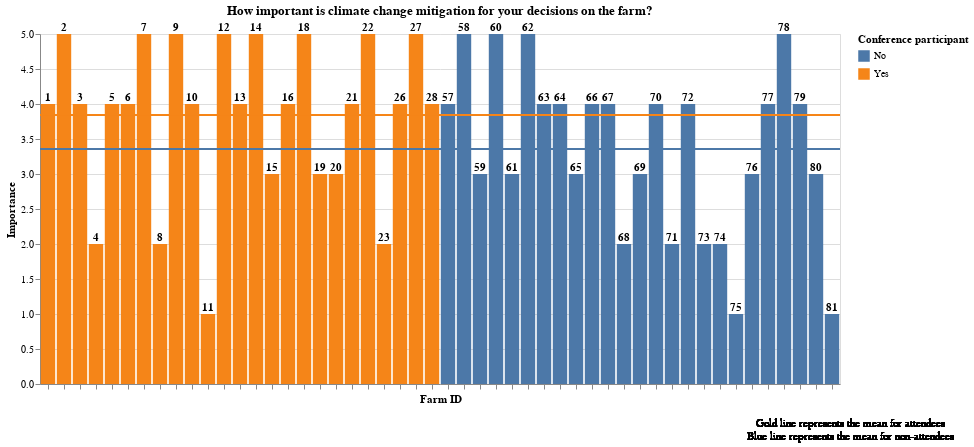

The cell this chart's notebook holds for it:
### Code cell
part_df['mean'] = part_df['CC_import'].mean()
nonpart_df['mean'] = nonpart_df['CC_import_nonpart'].mean()


chart1 = alt.Chart(part_df,title="How important is climate change mitigation for your decisions on the farm?").encode(
        y=alt.Y('CC_import',title="Importance"),
        x=alt.X('ego_id:N',title='Farm ID',axis=alt.Axis(labels=False)),
        
        text='ego_id'
        )

bars = chart1.mark_bar().encode(color='Conference participant')
text = chart1.mark_text(align='center',fontWeight='bold',dy=-6)
rule = alt.Chart(part_df).mark_rule().encode(y='mean:Q',color='Conference participant')
chart2 = alt.Chart(nonpart_df,title="How important is climate change mitigation for your decisions on the farm?").encode(
        y=alt.Y('CC_import_nonpart',title="Importance"),
        x=alt.X('ego_id_nonpart:N',title='Farm ID',axis=alt.Axis(labels=False)),
        
        text='ego_id_nonpart'
        )

bars2=chart2.mark_bar().encode(color='Conference participant')
text2 = chart2.mark_text(align='center',dy=-6,fontWeight='bold')
rule2 = alt.Chart(nonpart_df).mark_rule(color='purple').encode(y='mean:Q',color='Conference participant')
#((bars + text + rule)  + (bars2 + text2) ).properties(

text5 = (
    alt.Chart(part_df)
    .mark_text(text=['Gold line represents the mean for attendees', 'Blue line represents the mean for non-attendees'],fontWeight='normal', x='width', y='height', dx = 10, dy=40)
    
)


(bars + bars2 +text + text2 + rule + rule2+text5).properties(
    width=800,
    height=350,
    
)

### Figure 1 — Vega-Lite specification as saved in the notebook (floating-point values rounded to 4 significant figures)
{"config": {"view": {"continuousWidth": 400, "continuousHeight": 300}}, "layer": [{"data": {"name": "data-bce83eba874987762cd52aac184f12de"}, "mark": "bar", "encoding": {"color": {"type": "nominal", "field": "Conference participant"}, "text": {"type": "quantitative", "field": "ego_id"}, "x": {"type": "nominal", "axis": {"labels": false}, "field": "ego_id", "title": "Farm ID"}, "y": {"type": "quantitative", "field": "CC_import", "title": "Importance"}}, "title": "How important is climate change mitigation for your decisions on the farm?"}, {"data": {"name": "data-a44e2b38a3c45cf37a0c9c2ec624919b"}, "mark": "bar", "encoding": {"color": {"type": "nominal", "field": "Conference participant"}, "text": {"type": "quantitative", "field": "ego_id_nonpart"}, "x": {"type": "nominal", "axis": {"labels": false}, "field": "ego_id_nonpart", "title": "Farm ID"}, "y": {"type": "quantitative", "field": "CC_import_nonpart", "title": "Importance"}}, "title": "How important is climate change mitigation for your decisions on the farm?"}, {"data": {"name": "data-bce83eba874987762cd52aac184f12de"}, "mark": {"type": "text", "align": "center", "dy": -6, "fontWeight": "bold"}, "encoding": {"text": {"type": "quantitative", "field": "ego_id"}, "x": {"type": "nominal", "axis": {"labels": false}, "field": "ego_id", "title": "Farm ID"}, "y": {"type": "quantitative", "field": "CC_import", "title": "Importance"}}, "title": "How important is climate change mitigation for your decisions on the farm?"}, {"data": {"name": "data-a44e2b38a3c45cf37a0c9c2ec624919b"}, "mark": {"type": "text", "align": "center", "dy": -6, "fontWeight": "bold"}, "encoding": {"text": {"type": "quantitative", "field": "ego_id_nonpart"}, "x": {"type": "nominal", "axis": {"labels": false}, "field": "ego_id_nonpart", "title": "Farm ID"}, "y": {"type": "quantitative", "field": "CC_import_nonpart", "title": "Importance"}}, "title": "How important is climate change mitigation for your decisions on the farm?"}, {"data": {"name": "data-bce83eba874987762cd52aac184f12de"}, "mark": "rule", "encoding": {"color": {"type": "nominal", "field": "Conference participant"}, "y": {"type": "quantitative", "field": "mean"}}}, {"data": {"name": "data-a44e2b38a3c45cf37a0c9c2ec624919b"}, "mark": {"type": "rule", "color": "purple"}, "encoding": {"color": {"type": "nominal", "field": "Conference participant"}, "y": {"type": "quantitative", "field": "mean"}}}, {"data": {"name": "data-bce83eba874987762cd52aac184f12de"}, "mark": {"type": "text", "dx": 10, "dy": 40, "fontWeight": "normal", "text": ["Gold line represents the mean for attendees", "Blue line represents the mean for non-attendees"], "x": "width", "y": "height"}}], "height": 350, "width": 800, "$schema": "https://vega.github.io/schema/vega-lite/v4.8.1.json", "datasets": {"data-bce83eba874987762cd52aac184f12de": [{"ego_id": 1, "part_year": 2011, "satisf": 4, "consider": 4, "reduc_success_proj": 4, "part_again": 1, "furt_reduc": 1, "reduc_success_farm": 3, "CC_import": 4, "CC_import_change": 5, "Conference participant": "Yes", "mean": 3.84}, {"ego_id": 2, "part_year": 2016, "satisf": 5, "consider": 5, "reduc_success_proj": 3, "part_again": 1, "furt_reduc": 1, "reduc_success_farm": 3, "CC_import": 5, "CC_import_change": 4, "Conference participant": "Yes", "mean": 3.84}, {"ego_id": 3, "part_year": 2016, "satisf": 3, "consider": 4, "reduc_success_proj": 4, "part_again": 1, "furt_reduc": 1, "reduc_success_farm": 4, "CC_import": 4, "CC_import_change": 3, "Conference participant": "Yes", "mean": 3.84}, {"ego_id": 4, "part_year": 2017, "satisf": 3, "consider": 3, "reduc_success_proj": 3, "part_again": 1, "furt_reduc": 2, "reduc_success_farm": 4, "CC_import": 2, "CC_import_change": 4, "Conference participant": "Yes", "mean": 3.84}, {"ego_id": 5, "part_year": 2011, "satisf": 3, "consider": 2, "reduc_success_proj": 2, "part_again": 1, "furt_reduc": 1, "reduc_success_farm": 5, "CC_import": 4, "CC_import_change": 5, "Conference participant": "Yes", "mean": 3.84}, {"ego_id": 6, "part_year": 2016, "satisf": 3, "consider": 3, "reduc_success_proj": 1, "part_again": 0, "furt_reduc": 1, "reduc_success_farm": 3, "CC_import": 4, "CC_import_change": 5, "Conference participant": "Yes", "mean": 3.84}, {"ego_id": 7, "part_year": 2017, "satisf": 4, "consider": 3, "reduc_success_proj": 3, "part_again": 1, "furt_reduc": 1, "reduc_success_farm": 4, "CC_import": 5, "CC_import_change": 5, "Conference participant": "Yes", "mean": 3.84}, {"ego_id": 8, "part_year": 2013, "satisf": 4, "consider": 4, "reduc_success_proj": 2, "part_again": 1, "furt_reduc": 1, "reduc_success_farm": 2, "CC_import": 2, "CC_import_change": 5, "Conference participant": "Yes", "mean": 3.84}, {"ego_id": 9, "part_year": 2011, "satisf": 3, "consider": 4, "reduc_success_proj": 2, "part_again": 1, "furt_reduc": 1, "reduc_success_farm": 3, "CC_import": 5, "CC_import_change": 5, "Conference participant": "Yes", "mean": 3.84}, {"ego_id": 10, "part_year": 2011, "satisf": 3, "consider": 5, "reduc_success_proj": 2, "part_again": 2, "furt_reduc": 0, "reduc_success_farm": 3, "CC_import": 4, "CC_import_change": 3, "Conference participant": "Yes", "mean": 3.84}, {"ego_id": 11, "part_year": 2016, "satisf": 4, "consider": 2, "reduc_success_proj": 4, "part_again": 1, "furt_reduc": 1, "reduc_success_farm": 5, "CC_import": 1, "CC_import_change": 3, "Conference participant": "Yes", "mean": 3.84}, {"ego_id": 12, "part_year": 2011, "satisf": 3, "consider": 4, "reduc_success_proj": 2, "part_again": 1, "furt_reduc": 0, "reduc_success_farm": 4, "CC_import": 5, "CC_import_change": 5, "Conference participant": "Yes", "mean": 3.84}, {"ego_id": 13, "part_year": 2011, "satisf": 3, "consider": 5, "reduc_success_proj": 2, "part_again": 2, "furt_reduc": 0, "reduc_success_farm": 3, "CC_import": 4, "CC_import_change": 3, "Conference participant": "Yes", "mean": 3.84}, {"ego_id": 14, "part_year": 2011, "satisf": 5, "consider": 4, "reduc_success_proj": 4, "part_again": 1, "furt_reduc": 1, "reduc_success_farm": 5, "CC_import": 5, "CC_import_change": 3, "Conference participant": "Yes", "mean": 3.84}, {"ego_id": 15, "part_year": 2017, "satisf": 4, "consider": 4, "reduc_success_proj": 1, "part_again": 1, "furt_reduc": 1, "reduc_success_farm": 3, "CC_import": 3, "CC_import_change": 5, "Conference participant": "Yes", "mean": 3.84}, {"ego_id": 16, "part_year": 2008, "satisf": 4, "consider": 4, "reduc_success_proj": 3, "part_again": 1, "furt_reduc": 1, "reduc_success_farm": 3, "CC_import": 4, "CC_import_change": 5, "Conference participant": "Yes", "mean": 3.84}, {"ego_id": 18, "part_year": 2011, "satisf": 3, "consider": 3, "reduc_success_proj": 5, "part_again": 1, "furt_reduc": 1, "reduc_success_farm": 5, "CC_import": 5, "CC_import_change": 4, "Conference participant": "Yes", "mean": 3.84}, {"ego_id": 19, "part_year": 2016, "satisf": 3, "consider": 5, "reduc_success_proj": 4, "part_again": 1, "furt_reduc": 1, "reduc_success_farm": 3, "CC_import": 3, "CC_import_change": 4, "Conference participant": "Yes", "mean": 3.84}, {"ego_id": 20, "part_year": 2016, "satisf": 3, "consider": 4, "reduc_success_proj": 2, "part_again": 2, "furt_reduc": 2, "reduc_success_farm": 3, "CC_import": 3, "CC_import_change": 4, "Conference participant": "Yes", "mean": 3.84}, {"ego_id": 21, "part_year": 2016, "satisf": 4, "consider": 2, "reduc_success_proj": 3, "part_again": 1, "furt_reduc": 1, "reduc_success_farm": 3, "CC_import": 4, "CC_import_change": 5, "Conference participant": "Yes", "mean": 3.84}, {"ego_id": 22, "part_year": 2016, "satisf": 2, "consider": 2, "reduc_success_proj": 2, "part_again": 1, "furt_reduc": 0, "reduc_success_farm": 2, "CC_import": 5, "CC_import_change": 4, "Conference participant": "Yes", "mean": 3.84}, {"ego_id": 23, "part_year": 2016, "satisf": 4, "consider": 4, "reduc_success_proj": 2, "part_again": 1, "furt_reduc": 1, "reduc_success_farm": 1, "CC_import": 2, "CC_import_change": 4, "Conference participant": "Yes", "mean": 3.84}, {"ego_id": 26, "part_year": 2013, "satisf": 4, "consider": 4, "reduc_success_proj": 3, "part_again": 1, "furt_reduc": 1, "reduc_success_farm": 5, "CC_import": 4, "CC_import_change": 2, "Conference participant": "Yes", "mean": 3.84}, {"ego_id": 27, "part_year": 2011, "satisf": 4, "consider": 5, "reduc_success_proj": 2, "part_again": 1, "furt_reduc": 1, "reduc_success_farm": 4, "CC_import": 5, "CC_import_change": 5, "Conference participant": "Yes", "mean": 3.84}, {"ego_id": 28, "part_year": 2011, "satisf": 5, "consider": 4, "reduc_success_proj": 4, "part_again": 1, "furt_reduc": 1, "reduc_success_farm": 5, "CC_import": 4, "CC_import_change": 4, "Conference participant": "Yes", "mean": 3.84}], "data-a44e2b38a3c45cf37a0c9c2ec624919b": [{"ego_id_nonpart": 57, "farm_type": "Milchviehhaltung", "furt_reduc_nonpart": 1, "CC_import_nonpart": 4, "CC_import_change_nonpart": 5, "know_agroconcept": 1, "consider_part": 0, "Conference participant": "No", "mean": 3.36}, {"ego_id_nonpart": 58, "farm_type": "Ackerland", "furt_reduc_nonpart": 0, "CC_import_nonpart": 5, "CC_import_change_nonpart": 3, "know_agroconcept": 1, "consider_part": 1, "Conference participant": "No", "mean": 3.36}, {"ego_id_nonpart": 59, "farm_type": "Ackerland", "furt_reduc_nonpart": 1, "CC_import_nonpart": 3, "CC_import_change_nonpart": 5, "know_agroconcept": 1, "consider_part": 0, "Conference participant": "No", "mean": 3.36}, {"ego_id_nonpart": 60, "farm_type": "Ackerland", "furt_reduc_nonpart": 1, "CC_import_nonpart": 5, "CC_import_change_nonpart": 3, "know_agroconcept": 1, "consider_part": 1, "Conference participant": "No", "mean": 3.36}, {"ego_id_nonpart": 61, "farm_type": "Ackerland", "furt_reduc_nonpart": 0, "CC_import_nonpart": 3, "CC_import_change_nonpart": 4, "know_agroconcept": 1, "consider_part": 0, "Conference participant": "No", "mean": 3.36}, {"ego_id_nonpart": 62, "farm_type": null, "furt_reduc_nonpart": 0, "CC_import_nonpart": 5, "CC_import_change_nonpart": 4, "know_agroconcept": 1, "consider_part": 0, "Conference participant": "No", "mean": 3.36}, {"ego_id_nonpart": 63, "farm_type": null, "furt_reduc_nonpart": 2, "CC_import_nonpart": 4, "CC_import_change_nonpart": 4, "know_agroconcept": 1, "consider_part": 0, "Conference participant": "No", "mean": 3.36}, {"ego_id_nonpart": 64, "farm_type": "Ackerland", "furt_reduc_nonpart": 1, "CC_import_nonpart": 4, "CC_import_change_nonpart": 5, "know_agroconcept": 1, "consider_part": 0, "Conference participant": "No", "mean": 3.36}, {"ego_id_nonpart": 65, "farm_type": "Milchviehhaltung", "furt_reduc_nonpart": 1, "CC_import_nonpart": 3, "CC_import_change_nonpart": 5, "know_agroconcept": 1, "consider_part": 1, "Conference participant": "No", "mean": 3.36}, {"ego_id_nonpart": 66, "farm_type": "Anderer Betriebsschwerpunkt", "furt_reduc_nonpart": 1, "CC_import_nonpart": 4, "CC_import_change_nonpart": 5, "know_agroconcept": 1, "consider_part": 0, "Conference participant": "No", "mean": 3.36}, {"ego_id_nonpart": 67, "farm_type": "Gemüsebau", "furt_reduc_nonpart": 1, "CC_import_nonpart": 4, "CC_import_change_nonpart": 5, "know_agroconcept": 1, "consider_part": 0, "Conference participant": "No", "mean": 3.36}, {"ego_id_nonpart": 68, "farm_type": "Gemüsebau", "furt_reduc_nonpart": 1, "CC_import_nonpart": 2, "CC_import_change_nonpart": 3, "know_agroconcept": 1, "consider_part": 0, "Conference participant": "No", "mean": 3.36}, {"ego_id_nonpart": 69, "farm_type": "Ackerland", "furt_reduc_nonpart": 1, "CC_import_nonpart": 3, "CC_import_change_nonpart": 2, "know_agroconcept": 1, "consider_part": 0, "Conference participant": "No", "mean": 3.36}, {"ego_id_nonpart": 70, "farm_type": "Ackerland", "furt_reduc_nonpart": 1, "CC_import_nonpart": 4, "CC_import_change_nonpart": 4, "know_agroconcept": 1, "consider_part": 0, "Conference participant": "No", "mean": 3.36}, {"ego_id_nonpart": 71, "farm_type": "Mutterkuhhaltung", "furt_reduc_nonpart": 0, "CC_import_nonpart": 2, "CC_import_change_nonpart": 5, "know_agroconcept": 1, "consider_part": 1, "Conference participant": "No", "mean": 3.36}, {"ego_id_nonpart": 72, "farm_type": "Mutterkuhhaltung", "furt_reduc_nonpart": 0, "CC_import_nonpart": 4, "CC_import_change_nonpart": 3, "know_agroconcept": 1, "consider_part": 1, "Conference participant": "No", "mean": 3.36}, {"ego_id_nonpart": 73, "farm_type": "Ackerland", "furt_reduc_nonpart": 0, "CC_import_nonpart": 2, "CC_import_change_nonpart": 2, "know_agroconcept": 1, "consider_part": 1, "Conference participant": "No", "mean": 3.36}, {"ego_id_nonpart": 74, "farm_type": "Anderer Betriebsschwerpunkt", "furt_reduc_nonpart": 0, "CC_import_nonpart": 2, "CC_import_change_nonpart": 3, "know_agroconcept": 0, "consider_part": 0, "Conference participant": "No", "mean": 3.36}, {"ego_id_nonpart": 75, "farm_type": "Gemüsebau", "furt_reduc_nonpart": 0, "CC_import_nonpart": 1, "CC_import_change_nonpart": 4, "know_agroconcept": 0, "consider_part": 0, "Conference participant": "No", "mean": 3.36}, {"ego_id_nonpart": 76, "farm_type": "Ackerland", "furt_reduc_nonpart": 0, "CC_import_nonpart": 3, "CC_import_change_nonpart": 4, "know_agroconcept": 1, "consider_part": 1, "Conference participant": "No", "mean": 3.36}, {"ego_id_nonpart": 77, "farm_type": "Ackerland", "furt_reduc_nonpart": 1, "CC_import_nonpart": 4, "CC_import_change_nonpart": 5, "know_agroconcept": 1, "consider_part": 1, "Conference participant": "No", "mean": 3.36}, {"ego_id_nonpart": 78, "farm_type": "Anderer Betriebsschwerpunkt", "furt_reduc_nonpart": 0, "CC_import_nonpart": 5, "CC_import_change_nonpart": 5, "know_agroconcept": 0, "consider_part": 0, "Conference participant": "No", "mean": 3.36}, {"ego_id_nonpart": 79, "farm_type": "Gemüsebau", "furt_reduc_nonpart": 2, "CC_import_nonpart": 4, "CC_import_change_nonpart": 4, "know_agroconcept": 1, "consider_part": 0, "Conference participant": "No", "mean": 3.36}, {"ego_id_nonpart": 80, "farm_type": "Ackerland", "furt_reduc_nonpart": 1, "CC_import_nonpart": 3, "CC_import_change_nonpart": 5, "know_agroconcept": 1, "consider_part": 0, "Conference participant": "No", "mean": 3.36}, {"ego_id_nonpart": 81, "farm_type": "Anderer Betriebsschwerpunkt", "furt_reduc_nonpart": 0, "CC_import_nonpart": 1, "CC_import_change_nonpart": 3, "know_agroconcept": 1, "consider_part": 0, "Conference participant": "No", "mean": 3.36}]}}
